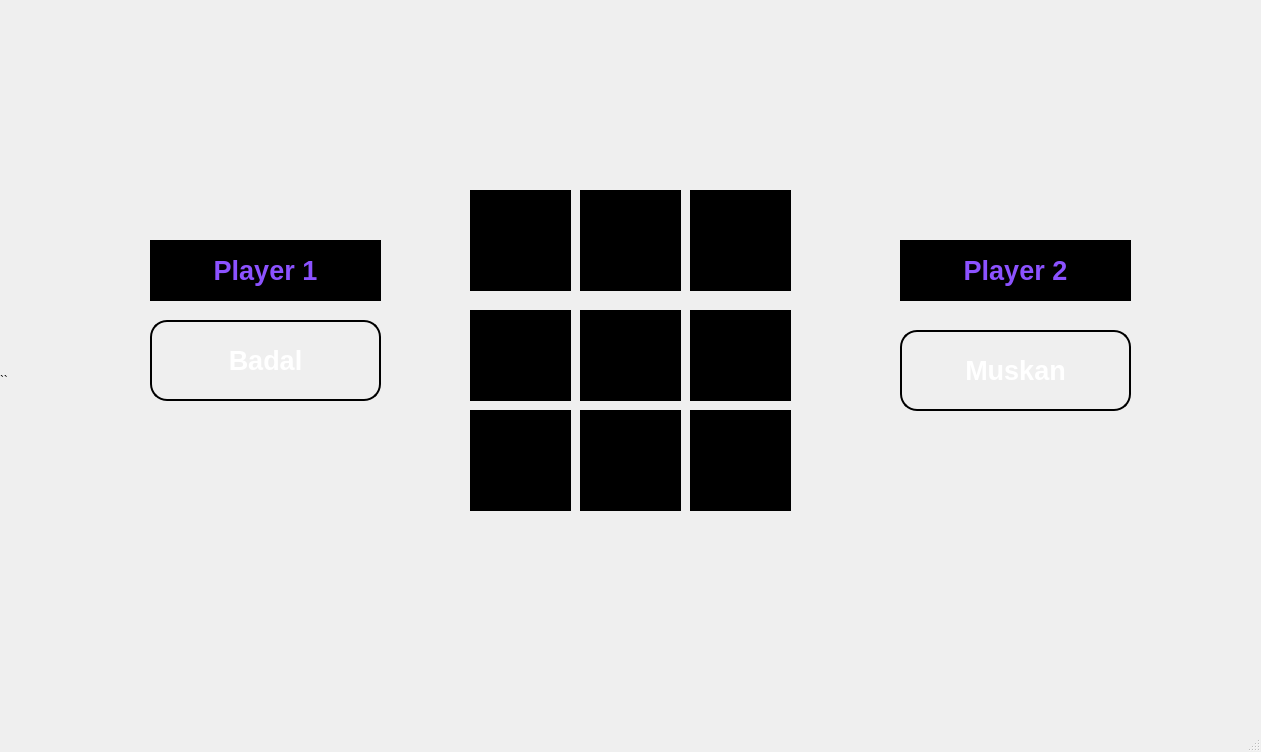
<?xml version="1.0" encoding="UTF-8"?>
<ui version="4.0">
 <class>MainWindow</class>
 <widget class="QMainWindow" name="MainWindow">
  <property name="geometry">
   <rect>
    <x>0</x>
    <y>0</y>
    <width>1261</width>
    <height>752</height>
   </rect>
  </property>
  <property name="windowTitle">
   <string>MainWindow</string>
  </property>
  <widget class="QWidget" name="centralwidget">
   <widget class="QLabel" name="label">
    <property name="geometry">
     <rect>
      <x>0</x>
      <y>0</y>
      <width>1261</width>
      <height>761</height>
     </rect>
    </property>
    <property name="styleSheet">
     <string notr="true">
background-image: url(:/back/gameplayback2.png);
background-repeat: no-repeat;
background-size: 1261px 761px;</string>
    </property>
    <property name="text">
     <string>``</string>
    </property>
   </widget>
   <widget class="QPushButton" name="pushButton">
    <property name="geometry">
     <rect>
      <x>470</x>
      <y>190</y>
      <width>101</width>
      <height>101</height>
     </rect>
    </property>
    <property name="styleSheet">
     <string notr="true">background-color: black;
        border: 2px solid black;
        color: white;
        font-size: 47px;
        font-weight: bold;
</string>
    </property>
    <property name="text">
     <string/>
    </property>
   </widget>
   <widget class="QPushButton" name="pushButton_2">
    <property name="geometry">
     <rect>
      <x>580</x>
      <y>190</y>
      <width>101</width>
      <height>101</height>
     </rect>
    </property>
    <property name="styleSheet">
     <string notr="true">background-color: black;
        border: 2px solid black;
        color: white;
        font-size: 47px;
        font-weight: bold;
</string>
    </property>
    <property name="text">
     <string/>
    </property>
   </widget>
   <widget class="QPushButton" name="pushButton_3">
    <property name="geometry">
     <rect>
      <x>690</x>
      <y>190</y>
      <width>101</width>
      <height>101</height>
     </rect>
    </property>
    <property name="styleSheet">
     <string notr="true">background-color: black;
        border: 2px solid black;
        color: white;
        font-size: 47px;
        font-weight: bold;
</string>
    </property>
    <property name="text">
     <string/>
    </property>
   </widget>
   <widget class="QPushButton" name="pushButton_4">
    <property name="geometry">
     <rect>
      <x>690</x>
      <y>310</y>
      <width>101</width>
      <height>91</height>
     </rect>
    </property>
    <property name="styleSheet">
     <string notr="true">background-color: black;
        border: 2px solid black;
        color: white;
        font-size: 47px;
        font-weight: bold;
</string>
    </property>
    <property name="text">
     <string/>
    </property>
   </widget>
   <widget class="QPushButton" name="pushButton_5">
    <property name="geometry">
     <rect>
      <x>580</x>
      <y>310</y>
      <width>101</width>
      <height>91</height>
     </rect>
    </property>
    <property name="styleSheet">
     <string notr="true">background-color: black;
        border: 2px solid black;
        color: white;
        font-size: 47px;
        font-weight: bold;
</string>
    </property>
    <property name="text">
     <string/>
    </property>
   </widget>
   <widget class="QPushButton" name="pushButton_6">
    <property name="geometry">
     <rect>
      <x>470</x>
      <y>310</y>
      <width>101</width>
      <height>91</height>
     </rect>
    </property>
    <property name="styleSheet">
     <string notr="true">background-color: black;
        border: 2px solid black;
        color: white;
        font-size: 47px;
        font-weight: bold;
</string>
    </property>
    <property name="text">
     <string/>
    </property>
   </widget>
   <widget class="QPushButton" name="pushButton_7">
    <property name="geometry">
     <rect>
      <x>470</x>
      <y>410</y>
      <width>101</width>
      <height>101</height>
     </rect>
    </property>
    <property name="styleSheet">
     <string notr="true">background-color: black;
        border: 2px solid black;
        color: white;
        font-size: 47px;
        font-weight: bold;
</string>
    </property>
    <property name="text">
     <string/>
    </property>
   </widget>
   <widget class="QPushButton" name="pushButton_8">
    <property name="geometry">
     <rect>
      <x>580</x>
      <y>410</y>
      <width>101</width>
      <height>101</height>
     </rect>
    </property>
    <property name="styleSheet">
     <string notr="true">background-color: black;
        border: 2px solid black;
        color: white;
        font-size: 47px;
        font-weight: bold;
</string>
    </property>
    <property name="text">
     <string/>
    </property>
   </widget>
   <widget class="QPushButton" name="pushButton_9">
    <property name="geometry">
     <rect>
      <x>690</x>
      <y>410</y>
      <width>101</width>
      <height>101</height>
     </rect>
    </property>
    <property name="styleSheet">
     <string notr="true">background-color: black;
        border: 2px solid black;
        color: white;
        font-size: 47px;
        font-weight: bold;
</string>
    </property>
    <property name="text">
     <string/>
    </property>
   </widget>
   <widget class="QPushButton" name="player1label">
    <property name="geometry">
     <rect>
      <x>150</x>
      <y>240</y>
      <width>231</width>
      <height>61</height>
     </rect>
    </property>
    <property name="styleSheet">
     <string notr="true">background-color: black;
        border: 2px solid black;
        color: #8C52FF;
        font-size: 27px;
        font-weight: bold;</string>
    </property>
    <property name="text">
     <string>Player 1</string>
    </property>
   </widget>
   <widget class="QPushButton" name="player2label">
    <property name="geometry">
     <rect>
      <x>900</x>
      <y>240</y>
      <width>231</width>
      <height>61</height>
     </rect>
    </property>
    <property name="styleSheet">
     <string notr="true">background-color: black;
        border: 2px solid black;
        color: #8C52FF;
        font-size: 27px;
        font-weight: bold;
</string>
    </property>
    <property name="text">
     <string>Player 2</string>
    </property>
   </widget>
   <widget class="QPushButton" name="player1name">
    <property name="geometry">
     <rect>
      <x>150</x>
      <y>320</y>
      <width>231</width>
      <height>81</height>
     </rect>
    </property>
    <property name="styleSheet">
     <string notr="true">background-color: '#F60D7D';
border-radius: 17px;
        border: 2px solid black;
        color: white;
        font-size: 27px;
        font-weight: bold;</string>
    </property>
    <property name="text">
     <string>Badal</string>
    </property>
   </widget>
   <widget class="QPushButton" name="player2name">
    <property name="geometry">
     <rect>
      <x>900</x>
      <y>330</y>
      <width>231</width>
      <height>81</height>
     </rect>
    </property>
    <property name="styleSheet">
     <string notr="true">background-color: '#F60D7D';
border-radius: 17px;
        border: 2px solid black;
        color: white;
        font-size: 27px;
        font-weight: bold;</string>
    </property>
    <property name="text">
     <string>Muskan</string>
    </property>
   </widget>
  </widget>
  <widget class="QMenuBar" name="menubar">
   <property name="geometry">
    <rect>
     <x>0</x>
     <y>0</y>
     <width>1261</width>
     <height>26</height>
    </rect>
   </property>
  </widget>
  <widget class="QStatusBar" name="statusbar"/>
 </widget>
 <resources>
  <include location="images.qrc"/>
 </resources>
 <connections/>
</ui>
